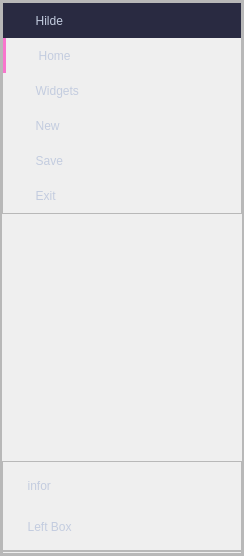
        <widget class="QFrame" name="frame_9">
         <property name="frameShape">
          <enum>QFrame::StyledPanel</enum>
         </property>
         <property name="frameShadow">
          <enum>QFrame::Raised</enum>
         </property>
         <layout class="QHBoxLayout" name="horizontalLayout_2">
          <property name="spacing">
           <number>0</number>
          </property>
          <property name="leftMargin">
           <number>0</number>
          </property>
          <property name="topMargin">
           <number>0</number>
          </property>
          <property name="rightMargin">
           <number>0</number>
          </property>
          <property name="bottomMargin">
           <number>0</number>
          </property>
          <item>
           <widget class="QFrame" name="frame_7">
            <property name="frameShape">
             <enum>QFrame::StyledPanel</enum>
            </property>
            <property name="frameShadow">
             <enum>QFrame::Raised</enum>
            </property>
            <layout class="QVBoxLayout" name="verticalLayout_27">
             <property name="spacing">
              <number>0</number>
             </property>
             <property name="leftMargin">
              <number>0</number>
             </property>
             <property name="topMargin">
              <number>0</number>
             </property>
             <property name="rightMargin">
              <number>0</number>
             </property>
             <property name="bottomMargin">
              <number>0</number>
             </property>
             <item>
              <widget class="QFrame" name="frame_btn_top_2">
               <property name="minimumSize">
                <size>
                 <width>240</width>
                 <height>0</height>
                </size>
               </property>
               <property name="maximumSize">
                <size>
                 <width>240</width>
                 <height>16777215</height>
                </size>
               </property>
               <property name="styleSheet">
                <string notr="true">QPushButton{
            color: #c3ccdf;
            padding-left: 16px;
            text-align: left;
            border: none;
        }

        QPushButton:hover {
            background-color:rgb(67, 70, 107);
        }

        QPushButton:pressed {
		background-color: rgb(186, 135, 245);
        }</string>
               </property>
               <property name="frameShape">
                <enum>QFrame::StyledPanel</enum>
               </property>
               <property name="frameShadow">
                <enum>QFrame::Raised</enum>
               </property>
               <layout class="QVBoxLayout" name="verticalLayout_11">
                <property name="spacing">
                 <number>0</number>
                </property>
                <property name="leftMargin">
                 <number>0</number>
                </property>
                <property name="topMargin">
                 <number>0</number>
                </property>
                <property name="rightMargin">
                 <number>0</number>
                </property>
                <property name="bottomMargin">
                 <number>0</number>
                </property>
                <item>
                 <widget class="QPushButton" name="Hilder">
                  <property name="minimumSize">
                   <size>
                    <width>0</width>
                    <height>35</height>
                   </size>
                  </property>
                  <property name="maximumSize">
                   <size>
                    <width>16777215</width>
                    <height>35</height>
                   </size>
                  </property>
                  <property name="styleSheet">
                   <string notr="true">QPushButton{
            color: #c3ccdf;
            background-color: rgb(41, 42, 65);
            padding-left: 16px;
            text-align: left;
            border: none;
        }

        QPushButton:hover {
            background-color:rgb(67, 70, 107);
        }

        QPushButton:pressed {
background-color: rgb(186, 135, 245);
        }</string>
                  </property>
                  <property name="text">
                   <string>     Hilde</string>
                  </property>
                  <property name="icon">
                   <iconset>
                    <normaloff>../imagens/ICons/icon_menu.png</normaloff>../imagens/ICons/icon_menu.png</iconset>
                  </property>
                  <property name="iconSize">
                   <size>
                    <width>100</width>
                    <height>100</height>
                   </size>
                  </property>
                 </widget>
                </item>
                <item>
                 <widget class="QPushButton" name="Home">
                  <property name="minimumSize">
                   <size>
                    <width>0</width>
                    <height>35</height>
                   </size>
                  </property>
                  <property name="maximumSize">
                   <size>
                    <width>16777215</width>
                    <height>35</height>
                   </size>
                  </property>
                  <property name="styleSheet">
                   <string notr="true">QPushButton{
            color: #c3ccdf;
            padding-left: 16px;
            text-align: left;
            border: none;
			border-left: 3px solid rgb(248, 118, 205)
        }

        QPushButton:hover {
            background-color:rgb(67, 70, 107);
        }
        QPushButton:pressed {
background-color: rgb(186, 135, 245);
        }</string>
                  </property>
                  <property name="text">
                   <string>     Home</string>
                  </property>
                  <property name="icon">
                   <iconset>
                    <normaloff>../imagens/ICons/cil-home.png</normaloff>../imagens/ICons/cil-home.png</iconset>
                  </property>
                  <property name="iconSize">
                   <size>
                    <width>100</width>
                    <height>100</height>
                   </size>
                  </property>
                 </widget>
                </item>
                <item>
                 <widget class="QPushButton" name="Widgets">
                  <property name="minimumSize">
                   <size>
                    <width>0</width>
                    <height>35</height>
                   </size>
                  </property>
                  <property name="maximumSize">
                   <size>
                    <width>16777215</width>
                    <height>35</height>
                   </size>
                  </property>
                  <property name="styleSheet">
                   <string notr="true">QPushButton{
            color: #c3ccdf;
            padding-left: 16px;
            text-align: left;
            border: none;
        }

        QPushButton:hover {
            background-color:rgb(67, 70, 107);
        }

        QPushButton:pressed {
background-color: rgb(186, 135, 245);
        }</string>
                  </property>
                  <property name="text">
                   <string>     Widgets</string>
                  </property>
                  <property name="icon">
                   <iconset>
                    <normaloff>../imagens/ICons/cil-gamepad.png</normaloff>../imagens/ICons/cil-gamepad.png</iconset>
                  </property>
                  <property name="iconSize">
                   <size>
                    <width>100</width>
                    <height>100</height>
                   </size>
                  </property>
                 </widget>
                </item>
                <item>
                 <widget class="QPushButton" name="New">
                  <property name="minimumSize">
                   <size>
                    <width>0</width>
                    <height>35</height>
                   </size>
                  </property>
                  <property name="maximumSize">
                   <size>
                    <width>16777215</width>
                    <height>35</height>
                   </size>
                  </property>
                  <property name="styleSheet">
                   <string notr="true">QPushButton{
            color: #c3ccdf;;
            padding-left: 16px;
            text-align: left;
            border: none;
        }

        QPushButton:hover {
            background-color:rgb(67, 70, 107);
        }

        QPushButton:pressed {
background-color: rgb(186, 135, 245);
        }</string>
                  </property>
                  <property name="text">
                   <string>     New</string>
                  </property>
                  <property name="icon">
                   <iconset>
                    <normaloff>../imagens/ICons/document_20px.png</normaloff>../imagens/ICons/document_20px.png</iconset>
                  </property>
                  <property name="iconSize">
                   <size>
                    <width>100</width>
                    <height>100</height>
                   </size>
                  </property>
                 </widget>
                </item>
                <item>
                 <widget class="QPushButton" name="Save">
                  <property name="minimumSize">
                   <size>
                    <width>0</width>
                    <height>35</height>
                   </size>
                  </property>
                  <property name="maximumSize">
                   <size>
                    <width>16777215</width>
                    <height>35</height>
                   </size>
                  </property>
                  <property name="styleSheet">
                   <string notr="true"/>
                  </property>
                  <property name="text">
                   <string>     Save</string>
                  </property>
                  <property name="icon">
                   <iconset>
                    <normaloff>../imagens/ICons/save_20px.png</normaloff>../imagens/ICons/save_20px.png</iconset>
                  </property>
                  <property name="iconSize">
                   <size>
                    <width>100</width>
                    <height>100</height>
                   </size>
                  </property>
                 </widget>
                </item>
                <item>
                 <widget class="QPushButton" name="Exit">
                  <property name="minimumSize">
                   <size>
                    <width>0</width>
                    <height>35</height>
                   </size>
                  </property>
                  <property name="maximumSize">
                   <size>
                    <width>16777215</width>
                    <height>35</height>
                   </size>
                  </property>
                  <property name="styleSheet">
                   <string notr="true"/>
                  </property>
                  <property name="text">
                   <string>     Exit</string>
                  </property>
                  <property name="icon">
                   <iconset>
                    <normaloff>../imagens/ICons/delete_20px.png</normaloff>../imagens/ICons/delete_20px.png</iconset>
                  </property>
                  <property name="iconSize">
                   <size>
                    <width>100</width>
                    <height>100</height>
                   </size>
                  </property>
                 </widget>
                </item>
               </layout>
              </widget>
             </item>
             <item>
              <spacer name="verticalSpacer">
               <property name="orientation">
                <enum>Qt::Vertical</enum>
               </property>
               <property name="sizeHint" stdset="0">
                <size>
                 <width>17</width>
                 <height>247</height>
                </size>
               </property>
              </spacer>
             </item>
             <item>
              <layout class="QVBoxLayout" name="verticalLayout_24">
               <property name="spacing">
                <number>0</number>
               </property>
               <item>
                <widget class="QFrame" name="frame_btn_bottom">
                 <property name="minimumSize">
                  <size>
                   <width>200</width>
                   <height>90</height>
                  </size>
                 </property>
                 <property name="maximumSize">
                  <size>
                   <width>240</width>
                   <height>90</height>
                  </size>
                 </property>
                 <property name="styleSheet">
                  <string notr="true">QPushButton{
            color: #c3ccdf;
            padding-left: 8px;
            text-align: left;
            border: none;
        }

        QPushButton:hover {
            background-color:rgb(67, 70, 107);
        }

        QPushButton:pressed {
background-color: rgb(186, 135, 245);
        }</string>
                 </property>
                 <property name="frameShape">
                  <enum>QFrame::StyledPanel</enum>
                 </property>
                 <property name="frameShadow">
                  <enum>QFrame::Raised</enum>
                 </property>
                 <layout class="QVBoxLayout" name="verticalLayout_12">
                  <property name="spacing">
                   <number>0</number>
                  </property>
                  <property name="leftMargin">
                   <number>0</number>
                  </property>
                  <property name="topMargin">
                   <number>0</number>
                  </property>
                  <property name="rightMargin">
                   <number>0</number>
                  </property>
                  <property name="bottomMargin">
                   <number>0</number>
                  </property>
                  <item>
                   <widget class="QPushButton" name="Infor">
                    <property name="minimumSize">
                     <size>
                      <width>0</width>
                      <height>35</height>
                     </size>
                    </property>
                    <property name="maximumSize">
                     <size>
                      <width>16777215</width>
                      <height>35</height>
                     </size>
                    </property>
                    <property name="styleSheet">
                     <string notr="true"/>
                    </property>
                    <property name="text">
                     <string>     infor</string>
                    </property>
                    <property name="icon">
                     <iconset>
                      <normaloff>../imagens/ICons/information_20px.png</normaloff>../imagens/ICons/information_20px.png</iconset>
                    </property>
                    <property name="iconSize">
                     <size>
                      <width>100</width>
                      <height>100</height>
                     </size>
                    </property>
                   </widget>
                  </item>
                  <item>
                   <widget class="QPushButton" name="LeftBox">
                    <property name="minimumSize">
                     <size>
                      <width>0</width>
                      <height>35</height>
                     </size>
                    </property>
                    <property name="maximumSize">
                     <size>
                      <width>16777215</width>
                      <height>35</height>
                     </size>
                    </property>
                    <property name="styleSheet">
                     <string notr="true"/>
                    </property>
                    <property name="text">
                     <string>     Left Box</string>
                    </property>
                    <property name="icon">
                     <iconset>
                      <normaloff>../imagens/ICons/settings_20px.png</normaloff>../imagens/ICons/settings_20px.png</iconset>
                    </property>
                   </widget>
                  </item>
                 </layout>
                </widget>
               </item>
               <item>
                <widget class="QFrame" name="re_baixo_3">
                 <property name="minimumSize">
                  <size>
                   <width>0</width>
                   <height>3</height>
                  </size>
                 </property>
                 <property name="maximumSize">
                  <size>
                   <width>16777215</width>
                   <height>3</height>
                  </size>
                 </property>
                 <property name="cursor">
                  <cursorShape>SizeVerCursor</cursorShape>
                 </property>
                 <property name="frameShape">
                  <enum>QFrame::StyledPanel</enum>
                 </property>
                 <property name="frameShadow">
                  <enum>QFrame::Raised</enum>
                 </property>
                </widget>
               </item>
              </layout>
             </item>
            </layout>
           </widget>
          </item>
         </layout>
        </widget>
